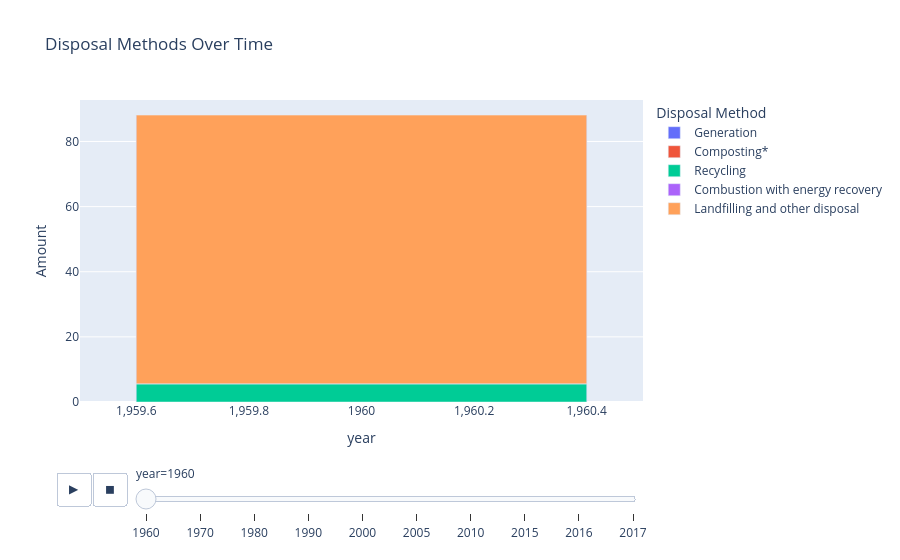

Source (notebook cell):
### Code cell
fig = px.bar(df1,x='year',y='Value',color='Type',animation_frame='year',
             labels={'Value':'Amount','Type':'Disposal Method'},
             title='Disposal Methods Over Time')
fig.show()

### Figure 1 — Plotly figure (JSON) as saved in the notebook; plotly's stock layout.template omitted (floating-point values rounded to 4 significant figures)
{"data": [{"hovertemplate": "Disposal Method=Generation<br>year=%{x}<br>Amount=%{y}<extra></extra>", "legendgroup": "Generation", "marker": {"color": "#636efa", "pattern": {"shape": ""}}, "name": "Generation", "orientation": "v", "showlegend": true, "textposition": "auto", "type": "bar", "x": [1960], "xaxis": "x", "y": [88.1], "yaxis": "y"}, {"hovertemplate": "Disposal Method=Composting*<br>year=%{x}<br>Amount=%{y}<extra></extra>", "legendgroup": "Composting*", "marker": {"color": "#EF553B", "pattern": {"shape": ""}}, "name": "Composting*", "orientation": "v", "showlegend": true, "textposition": "auto", "type": "bar", "x": [1960], "xaxis": "x", "y": [NaN], "yaxis": "y"}, {"hovertemplate": "Disposal Method=Recycling<br>year=%{x}<br>Amount=%{y}<extra></extra>", "legendgroup": "Recycling", "marker": {"color": "#00cc96", "pattern": {"shape": ""}}, "name": "Recycling", "orientation": "v", "showlegend": true, "textposition": "auto", "type": "bar", "x": [1960], "xaxis": "x", "y": [5.6], "yaxis": "y"}, {"hovertemplate": "Disposal Method=Combustion with energy recovery<br>year=%{x}<br>Amount=%{y}<extra></extra>", "legendgroup": "Combustion with energy recovery", "marker": {"color": "#ab63fa", "pattern": {"shape": ""}}, "name": "Combustion with energy recovery", "orientation": "v", "showlegend": true, "textposition": "auto", "type": "bar", "x": [1960], "xaxis": "x", "y": [0.0], "yaxis": "y"}, {"hovertemplate": "Disposal Method=Landfilling and other disposal<br>year=%{x}<br>Amount=%{y}<extra></extra>", "legendgroup": "Landfilling and other disposal", "marker": {"color": "#FFA15A", "pattern": {"shape": ""}}, "name": "Landfilling and other disposal", "orientation": "v", "showlegend": true, "textposition": "auto", "type": "bar", "x": [1960], "xaxis": "x", "y": [82.5], "yaxis": "y"}], "layout": {"barmode": "relative", "legend": {"title": {"text": "Disposal Method"}, "tracegroupgap": 0}, "sliders": [{"active": 0, "currentvalue": {"prefix": "year="}, "len": 0.9, "pad": {"b": 10, "t": 60}, "steps": [{"args": [["1960"], {"frame": {"duration": 0, "redraw": true}, "fromcurrent": true, "mode": "immediate", "transition": {"duration": 0, "easing": "linear"}}], "label": "1960", "method": "animate"}, {"args": [["1970"], {"frame": {"duration": 0, "redraw": true}, "fromcurrent": true, "mode": "immediate", "transition": {"duration": 0, "easing": "linear"}}], "label": "1970", "method": "animate"}, {"args": [["1980"], {"frame": {"duration": 0, "redraw": true}, "fromcurrent": true, "mode": "immediate", "transition": {"duration": 0, "easing": "linear"}}], "label": "1980", "method": "animate"}, {"args": [["1990"], {"frame": {"duration": 0, "redraw": true}, "fromcurrent": true, "mode": "immediate", "transition": {"duration": 0, "easing": "linear"}}], "label": "1990", "method": "animate"}, {"args": [["2000"], {"frame": {"duration": 0, "redraw": true}, "fromcurrent": true, "mode": "immediate", "transition": {"duration": 0, "easing": "linear"}}], "label": "2000", "method": "animate"}, {"args": [["2005"], {"frame": {"duration": 0, "redraw": true}, "fromcurrent": true, "mode": "immediate", "transition": {"duration": 0, "easing": "linear"}}], "label": "2005", "method": "animate"}, {"args": [["2010"], {"frame": {"duration": 0, "redraw": true}, "fromcurrent": true, "mode": "immediate", "transition": {"duration": 0, "easing": "linear"}}], "label": "2010", "method": "animate"}, {"args": [["2015"], {"frame": {"duration": 0, "redraw": true}, "fromcurrent": true, "mode": "immediate", "transition": {"duration": 0, "easing": "linear"}}], "label": "2015", "method": "animate"}, {"args": [["2016"], {"frame": {"duration": 0, "redraw": true}, "fromcurrent": true, "mode": "immediate", "transition": {"duration": 0, "easing": "linear"}}], "label": "2016", "method": "animate"}, {"args": [["2017"], {"frame": {"duration": 0, "redraw": true}, "fromcurrent": true, "mode": "immediate", "transition": {"duration": 0, "easing": "linear"}}], "label": "2017", "method": "animate"}], "x": 0.1, "xanchor": "left", "y": 0, "yanchor": "top"}], "title": {"text": "Disposal Methods Over Time"}, "updatemenus": [{"buttons": [{"args": [null, {"frame": {"duration": 500, "redraw": true}, "fromcurrent": true, "mode": "immediate", "transition": {"duration": 500, "easing": "linear"}}], "label": "&#9654;", "method": "animate"}, {"args": [[null], {"frame": {"duration": 0, "redraw": true}, "fromcurrent": true, "mode": "immediate", "transition": {"duration": 0, "easing": "linear"}}], "label": "&#9724;", "method": "animate"}], "direction": "left", "pad": {"r": 10, "t": 70}, "showactive": false, "type": "buttons", "x": 0.1, "xanchor": "right", "y": 0, "yanchor": "top"}], "xaxis": {"anchor": "y", "categoryarray": [1960, 1970, 1980, 1990, 2000, 2005, 2010, 2015, 2016, 2017], "categoryorder": "array", "domain": [0, 1], "title": {"text": "year"}}, "yaxis": {"anchor": "x", "domain": [0, 1], "title": {"text": "Amount"}}}}
